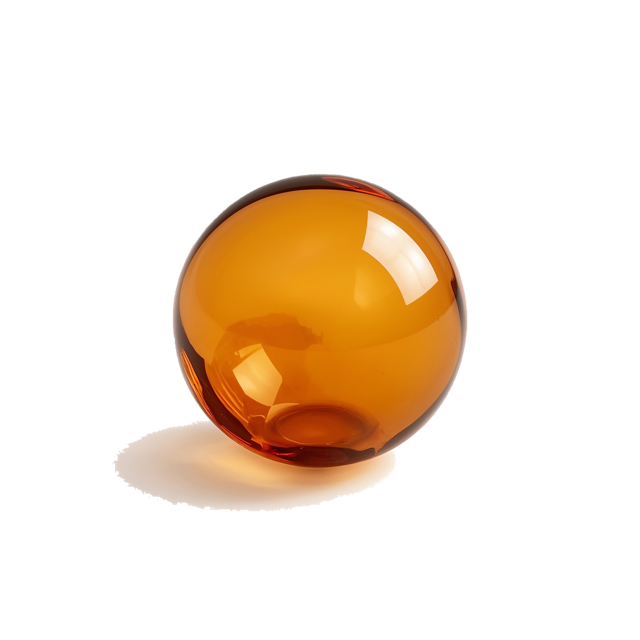
#> input picture assets/elements/bubble_amber.png, 640 x 640 px
$ python -i remove_bg.py   (imports and definitions only)
#> lines starting #> are read from the running program, lines starting #| are printed output that depends on the picture; after the words box and inside, x2 and y2 are one past the last pixel; in counts of white or black regions, pixels touching at a corner belong together
#!/usr/bin/env python3
"""Quita el fondo blanco de los elementos Leonardo via flood-fill desde los bordes.
Preserva blancos/brillos internos del objeto (solo borra el blanco conectado al borde).
Genera PNG con alpha suavizado en assets/elements/*.png"""
import sys
from collections import deque
from pathlib import Path

import numpy as np
from PIL import Image, ImageFilter

THRESH = 235        # qué tan claro debe ser un pixel para considerarse "fondo"
SOFT = 18           # rango de suavizado del borde del alpha

def process(path: Path):
#> called with path = '../assets/elements/bubble_amber.png'
    img = Image.open(path).convert("RGB")
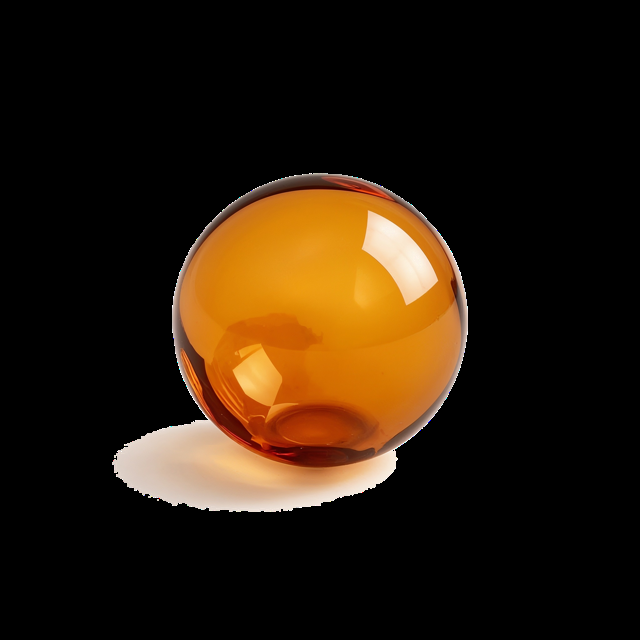
#> img: PIL image 640x640 RGB; mean R, G, B 42.1, 27.1, 11.4
    a = np.asarray(img).astype(np.int16)
    h, w, _ = a.shape
#> h = 640; w = 640
    # brillo mínimo por canal: blanco puro tiene min alto
    brightness = a.min(axis=2)
    # fondo = blanco casi puro, o gris neutro claro (sombras suaves del estudio)
    sat = a.max(axis=2) - a.min(axis=2)
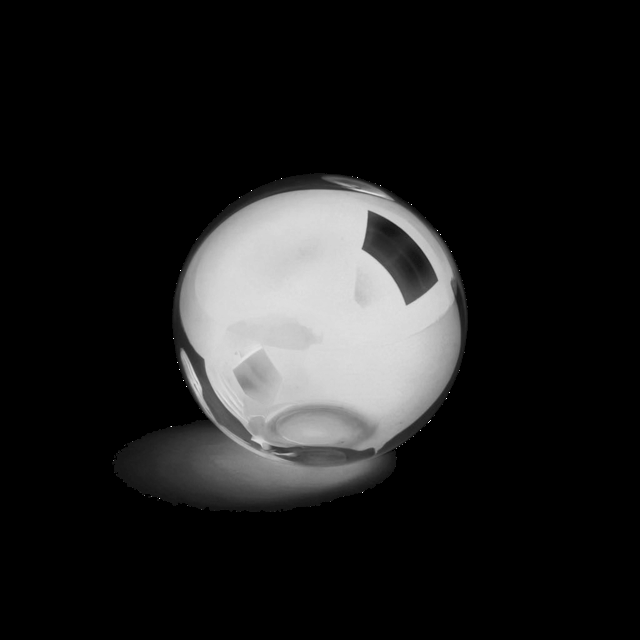
#> sat: shape (640, 640) int16; min 0, max 255, mean 30.8
    bg_candidate = (brightness >= THRESH) | ((sat < 22) & (brightness >= 150))
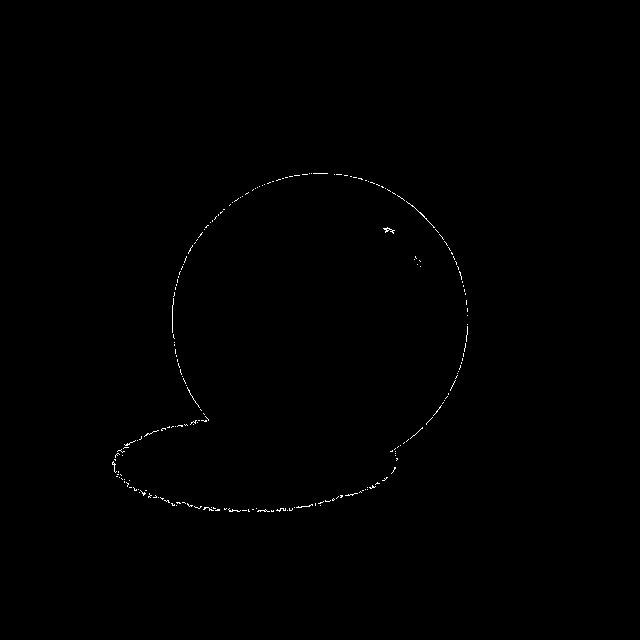
#> bg_candidate: shape (640, 640) bool; 0.25% white in thin lines or dots, all inside (x1, y1, x2, y2) = (112, 173, 468, 512)

    # flood fill desde todos los pixeles de borde que son candidatos
    bg = np.zeros((h, w), dtype=bool)
    dq = deque()
    for x in range(w):
        for y in (0, h - 1):
            if bg_candidate[y, x] and not bg[y, x]:
                bg[y, x] = True; dq.append((y, x))
#> bg: shape (640, 640) bool; every value is 0
    for y in range(h):
        for x in (0, w - 1):
            if bg_candidate[y, x] and not bg[y, x]:
                bg[y, x] = True; dq.append((y, x))
    while dq:
        y, x = dq.popleft()
        for ny, nx in ((y-1,x),(y+1,x),(y,x-1),(y,x+1)):
            if 0 <= ny < h and 0 <= nx < w and bg_candidate[ny, nx] and not bg[ny, nx]:
                bg[ny, nx] = True
                dq.append((ny, nx))

    # alpha: fondo=0; en zona de transición suaviza según brillo
    alpha = np.where(bg, 0, 255).astype(np.uint8)
    # suaviza bordes: pixeles no-fondo pero muy claros y vecinos del fondo
    edge_zone = (~bg) & (brightness >= THRESH - SOFT)
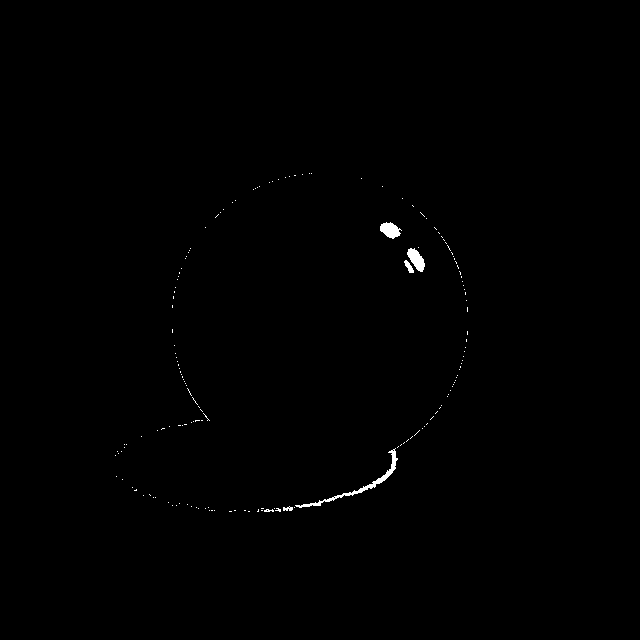
#> edge_zone: shape (640, 640) bool; 0.33% white; 163 white regions (157 under 20 px), largest, box (x1, y1, x2, y2) and area: (295, 448, 398, 508) 467, (407, 248, 425, 272) 245, (380, 222, 402, 239) 235, (404, 260, 414, 273) 64, (283, 506, 293, 511) 34, (264, 509, 274, 512) 21
    fade = (255 * (THRESH - brightness[edge_zone]) / SOFT).clip(0, 255)
#> fade = 1366 values, max 255 at index 35, min 0 at index 0, mean 153.6
    alpha[edge_zone] = fade.astype(np.uint8)
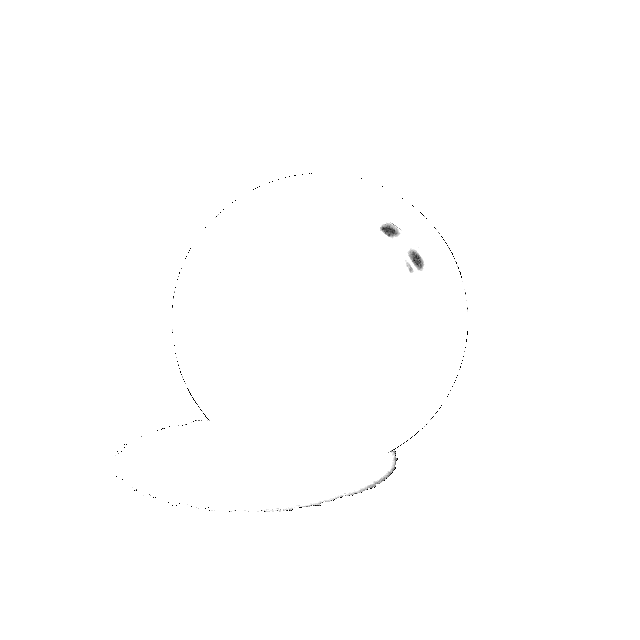
#> alpha: shape (640, 640); min 0, max 255, mean 254.7

    out = Image.fromarray(np.dstack([np.asarray(img), alpha]), "RGBA")
    # leve blur del canal alpha para anti-alias
    r, g, b, al = out.split()
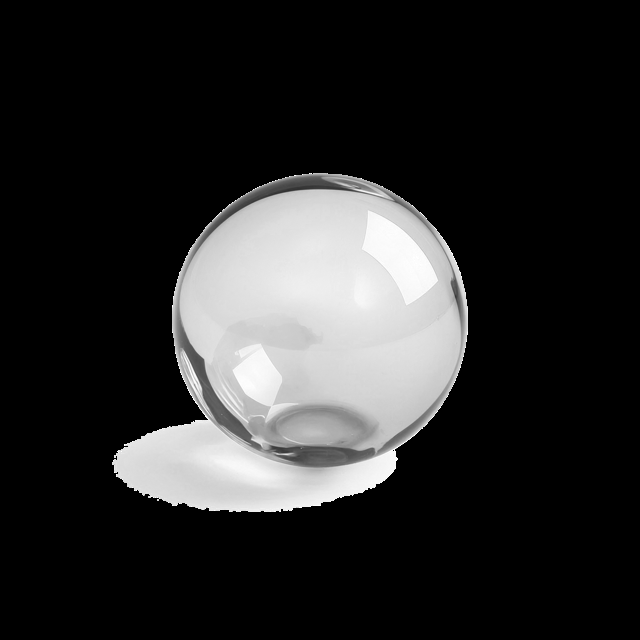
#> r: PIL image 640x640 L; min 0, max 255, mean 42.1
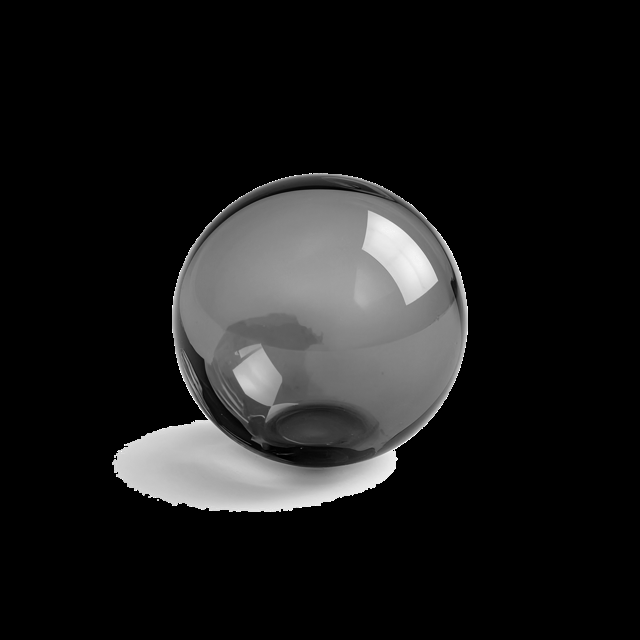
#> g: PIL image 640x640 L; min 0, max 255, mean 27.1
    al = al.filter(ImageFilter.GaussianBlur(1.1))
    out = Image.merge("RGBA", (r, g, b, al))
#> (the run stopped early here; a loop or call above may not have finished)

$ run again, on assets/elements/leaf_eucalyptus.png
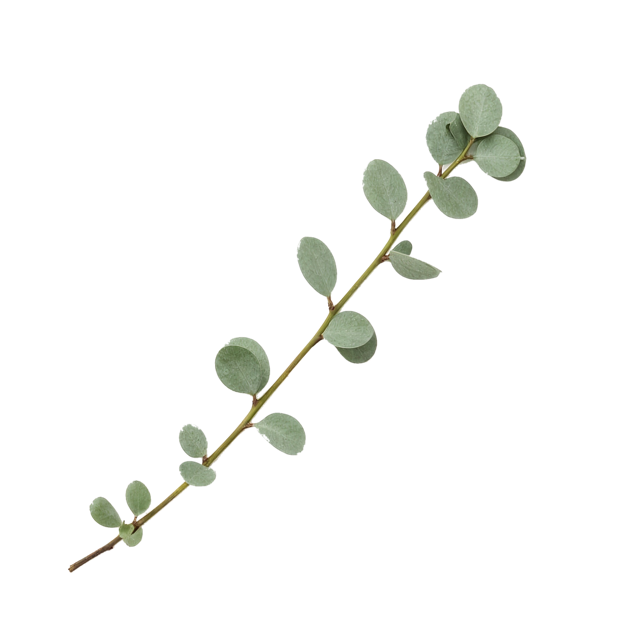
#> input picture assets/elements/leaf_eucalyptus.png, 640 x 640 px
#> in process, `bg_candidate = (brightness >= THRESH) | ((sat < 22) & (brightness >= 1..`:
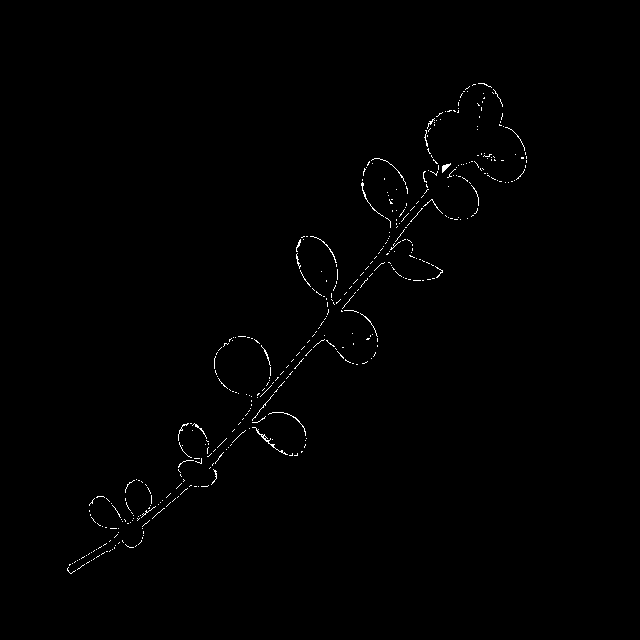
#> bg_candidate: shape (640, 640) bool; 0.55% white in thin lines or dots, all inside (x1, y1, x2, y2) = (67, 83, 527, 574)
#> fade = 1044 values, max 255 at index 74, min 0 at index 0, mean 43.44
#> in process, `r, g, b, al = out.split()`:
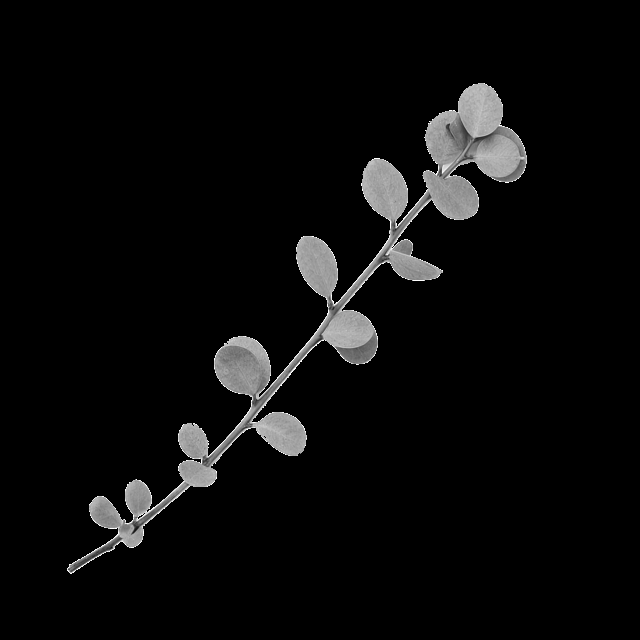
#> g: PIL image 640x640 L; min 0, max 255, mean 10.8
